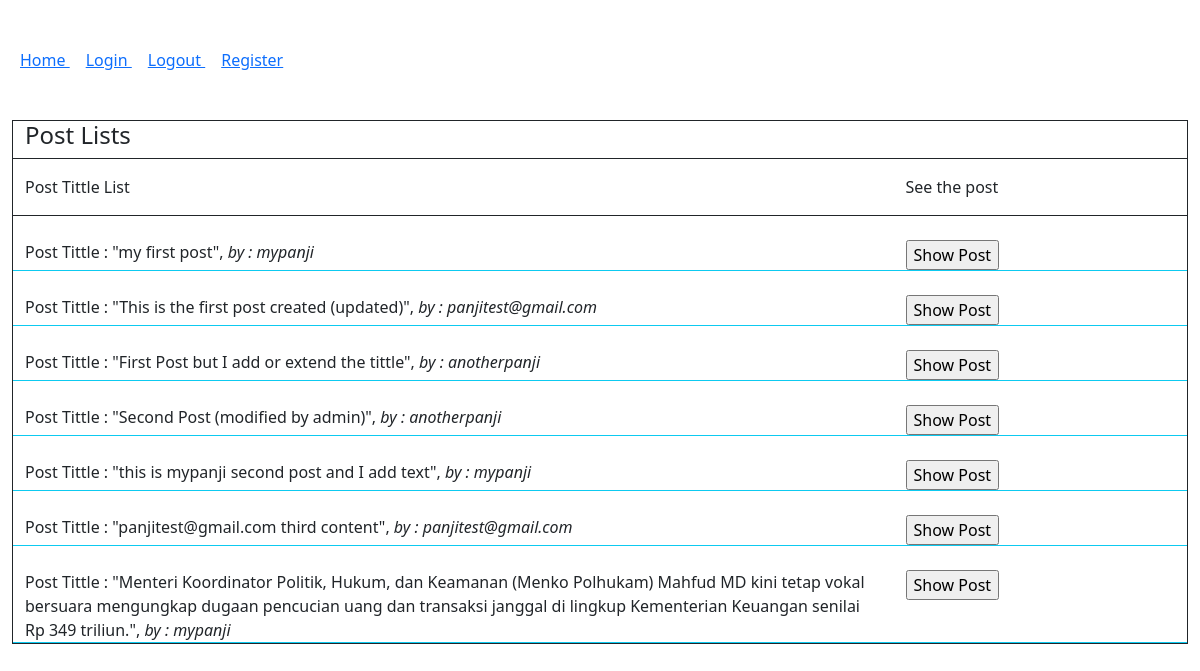
The app's page /forum/ with its own data.
### polls/models.py (models this page shows)
class forumPost(models.Model):
    id_post = models.AutoField(auto_created=True,primary_key=True)
    username = models.ForeignKey(User,on_delete=models.CASCADE)
    postTittle = models.CharField(max_length=50, null=True)
    postText = models.TextField()

### polls/views.py (the view)
# urls.py: path('',views.index,name='index')
def index(request):
    context = {}
    postList = forumPost.objects.all()
    context['postList'] = postList
    return render(request,'polls/index.html',context)

### polls/templates/polls/index.html (shortened to what this page needs)
<!DOCTYPE html>
<html lang="en">
<head>
    {% load bootstrap5 %}
    {% bootstrap_css %}
</head>
<body>
    <div class="container-fluid">
        <div class="row mt-5 mb-3">
            <div class="col">
                <a href="/forum" class="p-2"> Home </a>
                <a href="/forum/login" class="p-2"> Login </a>
                <a href="/forum/logout" class="p-2"> Logout </a>
                <a href="/forum/register" class="p-2"> Register </a>
            </div>
        </div>
        <div class="row mb-5 mt-5">
            <div class="col">
                <div class="container-fluid border border-dark">
                    <h4>Post Lists</h4>
                    <div class="row pt-3 border-top border-bottom border-dark">
                        <div class="col-9">
                            <p>Post Tittle List</p>
                        </div>
                        <div class="col-3">
                            <p>See the post</p>
                        </div>
                    </div>
                {% for data in postList %}
                    <div class="row pt-4 border-bottom border-info">
                        <div class="col-9">
                            Post Tittle : "{{ data.postTittle }}", <i>by : {{ data.username.username }}</i>
                        </div>
                        <div class="col-3">
                            <form action="/forum/viewpost" method="GET">
                                <input type="submit" value="Show Post">
                            </form>
                        </div>
                    </div>
                {% endfor %}
                </div>
            </div>
        </div>
    </div>
</body>
</html>

### records on screen
forumPost: postTittle "my first post", username.username "mypanji"
forumPost: postTittle "This is the first post created (updated)", username.username "panjitest@gmail.com"
forumPost: postTittle "First Post but I add or extend the tittle", username.username "anotherpanji"
forumPost: postTittle "Second Post (modified by admin)", username.username "anotherpanji"
forumPost: postTittle "this is mypanji second post and I add text", username.username "mypanji"
forumPost: postTittle "panjitest@gmail.com third content", username.username "panjitest@gmail.com"
forumPost: postTittle "Menteri Koordinator Politik, Hukum, dan Keamanan (Menko Polhukam) Mahfud MD kini tetap vokal bersuara mengungkap dugaan pencucian uang dan transaksi janggal di lingkup Kementerian Keuangan senilai Rp 349 triliun.", username.username "mypanji"
